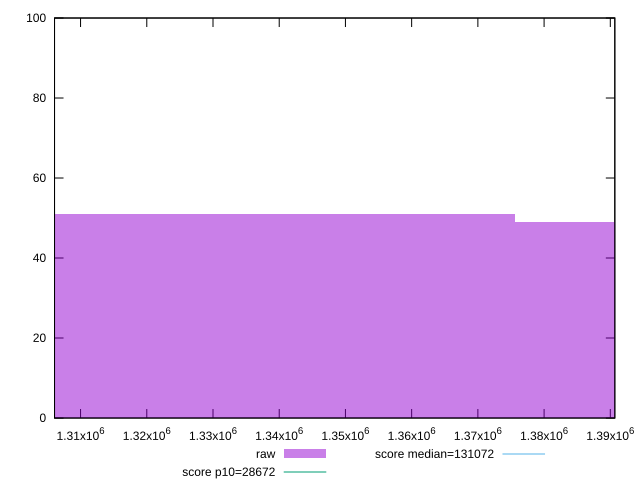

Reproduce this figure in gnuplot.
reset

$raw <<EOF
1426598.1256009918 49
1324698.2594866352 51
EOF

set key outside below
set boxwidth 101899.86611435656
set xrange [1306068.6578752713:1390681.6235673493]
set yrange [0:100]
set trange [0:100]
set style fill transparent solid 0.5 noborder

set parametric
set terminal svg size 640, 490 enhanced background rgb 'white'
set output "report_00019_2021-02-10T18-14-37.922Z//uses-long-cache-ttl/samples/pages/raw/histogram.svg"

plot $raw title "raw" with boxes, \
     28672,t title "score p10=28672", \
     131072,t title "score median=131072"

reset
